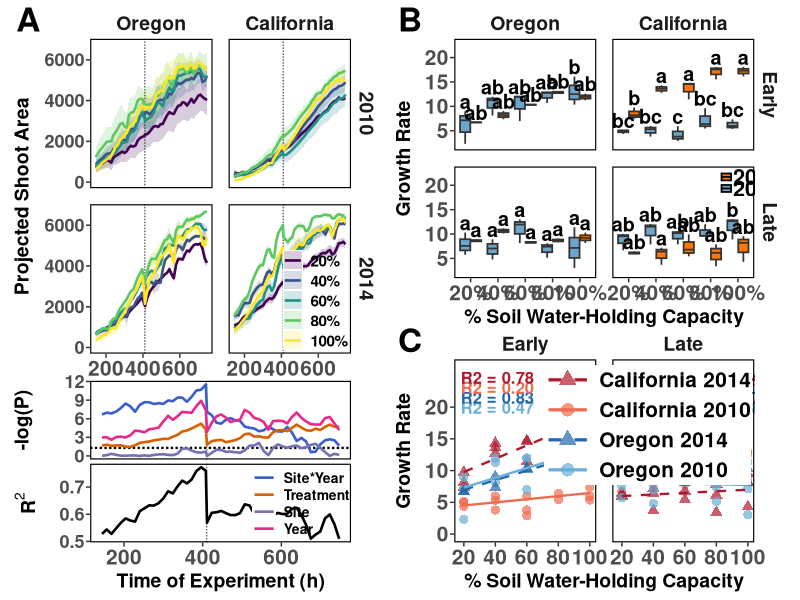
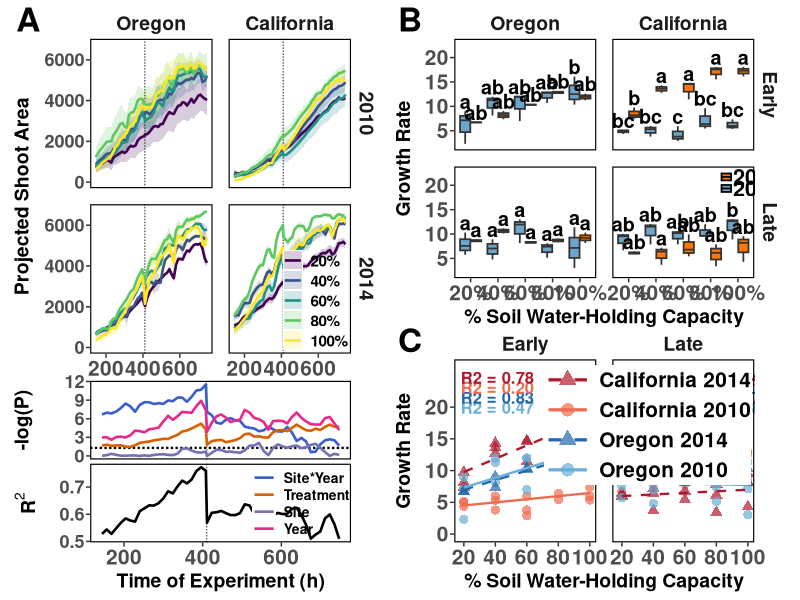

Write the R code that produced these figures, in order.
##################################################################################
## Fig 1: Projected Shoot Area (A), Growth Rate Boxplots (B), Growth Rate vs SWHC (C)
## In format for paper
##
###################################################################################
#Import libraries
library(tidyverse)
library(car)
library(patchwork)   # needs ggplot2 >= 3.5.0 for legend.position.inside
library(multcompView) # multcompLetters() for the Tukey letters in B

#Import Data
PS2_all <- read_csv("data/PS2_all.csv") %>%
  mutate(Treatment = factor(Treatment, levels = c("20%", "40%", "60%", "80%", "100%")),
         Timepoint = factor(Timepoint, levels = c("Early", "Late")),
         Year      = factor(Year, levels = c(2010, 2014)),
         Site      = factor(Site, levels = c("Oregon", "California")))

GR_all <- read_csv("data/GR_all.csv") %>%
  mutate(SWHC      = parse_number(Treatment),                        # 20, 40, ... 100 for regression in C
         Treatment = factor(Treatment, levels = c("20%", "40%", "60%", "80%", "100%")),
         Timepoint = factor(Timepoint, levels = c("Early", "Late")),
         Year      = factor(Year, levels = c(2010, 2014)),
         Site      = factor(Site, levels = c("Oregon", "California")))

#Overall model
mod_PSA <- lm(PSA ~ Site * Year + Treatment, data = PS2_all)
Anova(mod_PSA)

############################################################################################################
#Shared theme (used by A, B and C)

fig_theme <- theme_bw() + theme(
  panel.grid = element_blank(),
  panel.border = element_rect(color = "black", fill = NA, linewidth = 0.8),
  panel.spacing = unit(0.8, "lines"),
  axis.text = element_text(size = 12, face = "bold"),
  axis.text.y = element_text(size = 12, face = "bold", margin = margin(r = 1)),
  axis.title = element_text(color = "black", size = 14, face = "bold"),
  axis.title.y = element_text(color = "black", size = 14, face = "bold", margin = margin(r = 2)),
  axis.ticks.length = unit(3, "pt"),
  legend.title = element_blank(),
  legend.text = element_text(size = 11, face = "bold"),
  legend.key.size = unit(1, "lines"),
  legend.margin = margin(0, 0, 0, 0),
  legend.spacing.y = unit(0, "pt"),
  legend.justification = c(0, 0.5),
  strip.text = element_text(size = 14, face = "bold"),
  strip.background = element_blank(),
  plot.tag = element_text(size = 24, face = "bold", hjust = 0, vjust = 1),
  plot.tag.location = "plot",
  plot.tag.position = c(0.005, 1),
  plot.margin = margin(t = 0, r = 5, b = 0, l = 5)
)

# Larger x and y tick labels, plus a little more space between the y-axis title and the axis (B and C only)
tick_size_BC <- 15   # >>> tick label size for B and C; adjust here <<<
ytitle_gap_BC <- 7   # >>> gap (pt) between the y-axis title and the tick labels in B and C; adjust here <<<
tick_theme_BC <- theme(
  axis.text.x = element_text(size = tick_size_BC, face = "bold"),
  axis.text.y = element_text(size = tick_size_BC, face = "bold", margin = margin(r = 1)),
  axis.title.y = element_text(color = "black", size = 14, face = "bold", margin = margin(r = ytitle_gap_BC))
)

# Larger x tick labels for the A panels
tick_size_A <- 15    # >>> x tick label size for A; adjust here <<<
tick_theme_A <- theme(
  axis.text.x = element_text(size = tick_size_A, face = "bold")
)

# Larger y tick labels for all three A graphs
tick_size_A_y <- 13  # >>> y tick label size for all of A; adjust here <<<
tick_theme_A_y <- theme(
  axis.text.y = element_text(size = tick_size_A_y, face = "bold", margin = margin(r = 1))
)

# Extra gap between the y-axis title and the tick labels on the upper A graph
ytitle_gap_A <- 8    # >>> gap (pt) for the upper A graph's y title; adjust here <<<

# Pull the y titles of the middle (-log(P)) and lower (R2) A graphs in toward the axis
ytitle_gap_A_lower <- -4   # >>> pt; negative moves the title inward. Try -2 for less, -6 for more <<<

############################################################################################################
#Fig 1A - Projected Shoot Area over time, with P-values and adjusted R2 across TOE

PSA_summ <- PS2_all %>%
  group_by(Site, Year, Treatment, TOE) %>%
  summarise(mean_PSA = mean(PSA, na.rm = TRUE),
            se_PSA   = sd(PSA, na.rm = TRUE) / sqrt(sum(!is.na(PSA))),
            .groups = "drop")

PSA_plot <- ggplot(PSA_summ, aes(x = TOE, y = mean_PSA, color = Treatment, fill = Treatment, group = Treatment)) +
  geom_ribbon(aes(ymin = mean_PSA - se_PSA, ymax = mean_PSA + se_PSA), alpha = 0.2, color = NA) +
  geom_vline(xintercept = 410, color = "black", linetype = "11",
             linewidth = 0.5, alpha = 0.6, show.legend = FALSE) +
  geom_line(linewidth = 0.9) +
  facet_grid(Year ~ Site) +
  scale_color_viridis_d() +
  scale_fill_viridis_d() +
  labs(x = NULL, y = "Projected Shoot Area", tag = "A") +
  fig_theme + tick_theme_A + tick_theme_A_y +
  theme(axis.title.y = element_text(color = "black", size = 14, face = "bold",
                                    margin = margin(r = ytitle_gap_A)),
        legend.position = "inside",
        legend.position.inside = c(0.99, 0.01),   # bottom right of California 2014; adjust x/y here
        legend.justification = c(1, 0),
        legend.background = element_blank())

fit_one <- function(d) {
  m <- lm(PSA ~ Site * Year + Treatment, data = d,
          contrasts = list(Site = "contr.sum", Year = "contr.sum", Treatment = "contr.sum"))
  a <- as.data.frame(Anova(m, type = 3)) %>%
    rownames_to_column("Term") %>%
    filter(Term %in% c("Site", "Year", "Treatment", "Site:Year")) %>%
    select(Term, P = `Pr(>F)`)
  a$adjR2 <- summary(m)$adj.r.squared
  a
}

toe_stats <- PS2_all %>%
  group_by(TOE) %>%
  group_modify(~ tryCatch(fit_one(.x),
                          error = function(e) tibble(Term = NA_character_, P = NA_real_, adjR2 = NA_real_))) %>%
  ungroup() %>%
  filter(!is.na(Term)) %>%
  mutate(Term = factor(Term, levels = c("Site:Year", "Treatment", "Site", "Year")),
         negLogP = -log10(P))

term_cols   <- c("Site:Year" = "royalblue3", "Treatment" = "#D95F02",
                 "Site" = "#7570B3", "Year" = "#E7298A")
term_labels <- c("Site:Year" = "Site*Year", "Treatment" = "Treatment",
                 "Site" = "Site", "Year" = "Year")

#Middle: -log10(P); its legend is drawn inside the R2 graph below, so none here
P_plot <- ggplot(toe_stats, aes(x = TOE, y = negLogP, color = Term)) +
  geom_hline(yintercept = -log10(0.05), color = "black", linetype = "11", linewidth = 0.8) +
  geom_vline(xintercept = 410, color = "black", linetype = "11",
             linewidth = 0.5, alpha = 0.6, show.legend = FALSE) +
  geom_line(linewidth = 0.9, linetype = "solid") +
  scale_color_manual(values = term_cols, labels = term_labels) +
  labs(x = NULL, y = "-log(P)") +
  fig_theme + tick_theme_A_y +
  theme(legend.position = "none",
        axis.title.y = element_text(color = "black", size = 14, face = "bold",
                                    margin = margin(r = ytitle_gap_A_lower)),
        axis.text.x = element_blank(),
        axis.ticks.x = element_blank())

#Bottom: adjusted R2, carrying the legend for the P-value lines above it.
#The invisible layer (all-NA y, so nothing is drawn) only exists to create the legend entries.
R2_plot <- toe_stats %>% distinct(TOE, adjR2) %>%
  ggplot(aes(x = TOE, y = adjR2)) +
  geom_vline(xintercept = 410, color = "black", linetype = "11",
             linewidth = 0.5, alpha = 0.6, show.legend = FALSE) +
  geom_line(linewidth = 0.9) +
  geom_line(data = toe_stats %>% mutate(adjR2 = NA_real_),
            aes(color = Term), linewidth = 0.9, na.rm = TRUE) +
  scale_color_manual(values = term_cols, labels = term_labels) +
  labs(x = "Time of Experiment (h)", y = expression(bold(R^2))) +
  fig_theme + tick_theme_A + tick_theme_A_y +
  theme(axis.title.y = element_text(color = "black", size = 14, face = "bold",
                                    margin = margin(r = ytitle_gap_A_lower)),
        legend.position = "inside",
        legend.position.inside = c(0.995, 0.93),   # upper right of R2; adjust x/y here
        legend.justification = c(1, 1),
        legend.background = element_blank(),
        legend.text = element_text(size = 10, face = "bold"),
        legend.key.size = unit(0.85, "lines"),
        legend.key.width = unit(1.2, "lines"))

col_A <- (PSA_plot / P_plot / R2_plot) + plot_layout(heights = c(4, 1, 1))

############################################################################################################
#Fig 1B - Growth rate box plots with Tukey letters
#Tukey: one ANOVA per Site x Timepoint panel across all 10 Treatment x Year groups

gr_letters <- GR_all %>%
  mutate(tgrp = paste(Treatment, Year, sep = "_")) %>%
  group_by(Site, Timepoint) %>%
  group_modify(function(d, key) {
    fit <- aov(GR ~ tgrp, data = d)
    tk  <- TukeyHSD(fit)$tgrp[, "p adj"]
    L   <- multcompLetters(tk)$Letters
    tibble(tgrp = names(L), Letters = unname(L))
  }) %>%
  ungroup()

# Letters sit just above the top of each box's data (including outliers)
y_rng <- diff(range(GR_all$GR, na.rm = TRUE))

GR_letter_pos <- GR_all %>%
  mutate(tgrp = paste(Treatment, Year, sep = "_")) %>%
  group_by(Site, Timepoint, Treatment, Year, tgrp) %>%
  summarise(top = max(GR, na.rm = TRUE), .groups = "drop") %>%
  left_join(gr_letters, by = c("Site", "Timepoint", "tgrp")) %>%
  mutate(y = top + 0.03 * y_rng)

# Shared y range with headroom at the top, where the legend sits (California, Late panel)
y_lo <- min(GR_all$GR, na.rm = TRUE) - 0.02 * y_rng
y_hi <- max(GR_all$GR, na.rm = TRUE) + 0.30 * y_rng

# Hand-drawn legend, stacked vertically (2014 above 2010), top right of the California / Late panel only
lb_site <- factor("California", levels = levels(GR_all$Site))
lb_time <- factor("Late",       levels = levels(GR_all$Timepoint))
key_h   <- 0.045 * y_rng                                   # half-height of each legend key
lb_mid14 <- y_hi - 0.07 * y_rng                            # >>> move legend up/down: edit these two rows <<<
lb_mid10 <- y_hi - 0.22 * y_rng
key_x0 <- 4.40; key_x1 <- 4.75; txt_x <- 4.82              # >>> move legend left/right: edit these <<<

lb_keys <- tibble(Site = lb_site, Timepoint = lb_time,
                  Year = c("2014", "2010"),
                  xmin = key_x0, xmax = key_x1,
                  mid  = c(lb_mid14, lb_mid10),
                  ymin = mid - key_h, ymax = mid + key_h)

Fig1B <- ggplot(GR_all, aes(x = Treatment, y = GR, fill = Year)) +
  geom_boxplot(position = position_dodge(width = 0.8), linewidth = 0.6, outlier.size = 1.2,
               fatten = 1) +                                   # median line same thickness as the box outline
  geom_text(data = GR_letter_pos,
            aes(x = Treatment, y = y, label = Letters, group = Year),
            position = position_dodge(width = 0.8),
            size = 5, fontface = "bold", vjust = 0, inherit.aes = FALSE) +
  # legend layers: colored key, horizontal median line through its middle, then the label
  geom_rect(data = lb_keys, aes(xmin = xmin, xmax = xmax, ymin = ymin, ymax = ymax, fill = Year),
            color = "black", linewidth = 0.6, inherit.aes = FALSE, show.legend = FALSE) +
  geom_segment(data = lb_keys, aes(x = xmin, xend = xmax, y = mid, yend = mid),
               color = "black", linewidth = 0.6, inherit.aes = FALSE) +
  geom_text(data = lb_keys, aes(x = txt_x, y = mid, label = Year),
            size = 5.5, fontface = "bold", hjust = 0, vjust = 0.5, inherit.aes = FALSE) +
  facet_grid(Timepoint ~ Site) +
  scale_fill_manual(values = c("2010" = "skyblue3", "2014" = "#FF7700")) +
  scale_y_continuous(breaks = c(0, 5, 10, 15, 20)) +
  coord_cartesian(ylim = c(y_lo, y_hi)) +
  labs(x = "% Soil Water-Holding Capacity", y = "Growth Rate", tag = "B") +
  fig_theme + tick_theme_BC +
  theme(legend.position = "none")

############################################################################################################
#Fig 1C - Growth rate regressed on % Soil Water-Holding Capacity within each Site x Year group, Early and Late

# One group per Site x Year; California in reds, Oregon in blues
grp_levels <- c("California 2014", "California 2010", "Oregon 2014", "Oregon 2010")
grp_cols   <- c("California 2014" = "#B2182B", "California 2010" = "#EF6B4F",
                "Oregon 2014"     = "#2166AC", "Oregon 2010"     = "#6BAED6")
grp_shapes <- c("California 2014" = 17, "California 2010" = 16,
                "Oregon 2014"     = 17, "Oregon 2010"     = 16)
grp_lines  <- c("California 2014" = "dashed", "California 2010" = "solid",
                "Oregon 2014"     = "dashed", "Oregon 2010"     = "solid")

GR_C <- GR_all %>%
  mutate(grp = factor(paste(Site, Year), levels = grp_levels))

gr_head <- max(GR_C$GR, na.rm = TRUE) * 1.45

# Regression of growth rate on % SWHC for each Site x Year group within each Timepoint
gr_fits <- GR_C %>%
  group_by(Site, Year, Timepoint, grp) %>%
  group_modify(function(d, key) {
    m <- lm(GR ~ SWHC, data = d)
    s <- summary(m)
    tibble(slope = coef(m)[2], R2 = s$r.squared, P = s$coefficients[2, 4], n = nrow(d))
  }) %>%
  ungroup()

# One coloured text line per group, stacked in legend order, top left of each panel
fit_lab <- gr_fits %>%
  mutate(lab = paste0("R2 = ", formatC(R2, format = "f", digits = 2),
                      "   P = ", formatC(P, format = "g", digits = 2)),
         y   = gr_head * (0.975 - 0.06 * (as.integer(grp) - 1)))

Fig1C <- ggplot(GR_C, aes(x = SWHC, y = GR, color = grp, shape = grp, linetype = grp)) +
  geom_point(size = 2.8, alpha = 0.7) +
  geom_smooth(method = "lm", se = FALSE, formula = y ~ x, linewidth = 0.8) +
  geom_text(data = fit_lab, aes(x = 18, y = y, label = lab, color = grp),
            inherit.aes = FALSE, hjust = 0, vjust = 1, size = 4.2, fontface = "bold",
            show.legend = FALSE) +
  facet_wrap(~ Timepoint) +
  scale_color_manual(values = grp_cols,   breaks = grp_levels, name = NULL) +
  scale_shape_manual(values = grp_shapes, breaks = grp_levels, name = NULL) +
  scale_linetype_manual(values = grp_lines, breaks = grp_levels, name = NULL) +
  scale_x_continuous(breaks = c(20, 40, 60, 80, 100)) +
  scale_y_continuous(breaks = c(0, 5, 10, 15, 20)) +
  guides(color = guide_legend(ncol = 1, override.aes = list(size = 4.2, linewidth = 1.1))) +
  coord_cartesian(ylim = c(0, gr_head)) +
  labs(x = "% Soil Water-Holding Capacity", y = "Growth Rate", tag = "C") +
  fig_theme + tick_theme_BC +
  theme(legend.position = "inside",
        legend.position.inside = c(0.99, 0.97),   # top right of the Late panel; adjust x/y here
        legend.justification = c(1, 1),
        legend.background = element_rect(fill = "white", color = NA),
        legend.text = element_text(size = 15, face = "bold"),
        legend.key.size = unit(1.5, "lines"),
        legend.key.width = unit(2.4, "lines"),
        legend.spacing.y = unit(2, "pt"))

col_BC <- (Fig1B / Fig1C) + plot_layout(heights = c(1.7, 1.3))

############################################################################################################
#Combine: A on the left, B over C on the right

Fig1 <- (col_A | col_BC) + plot_layout(widths = c(1, 1.15))
Fig1

dir.create("paper_graphs", showWarnings = FALSE)
ggsave("paper_graphs/Fig1.pdf", Fig1, width = 18, height = 11, units = "in", device = "pdf")
